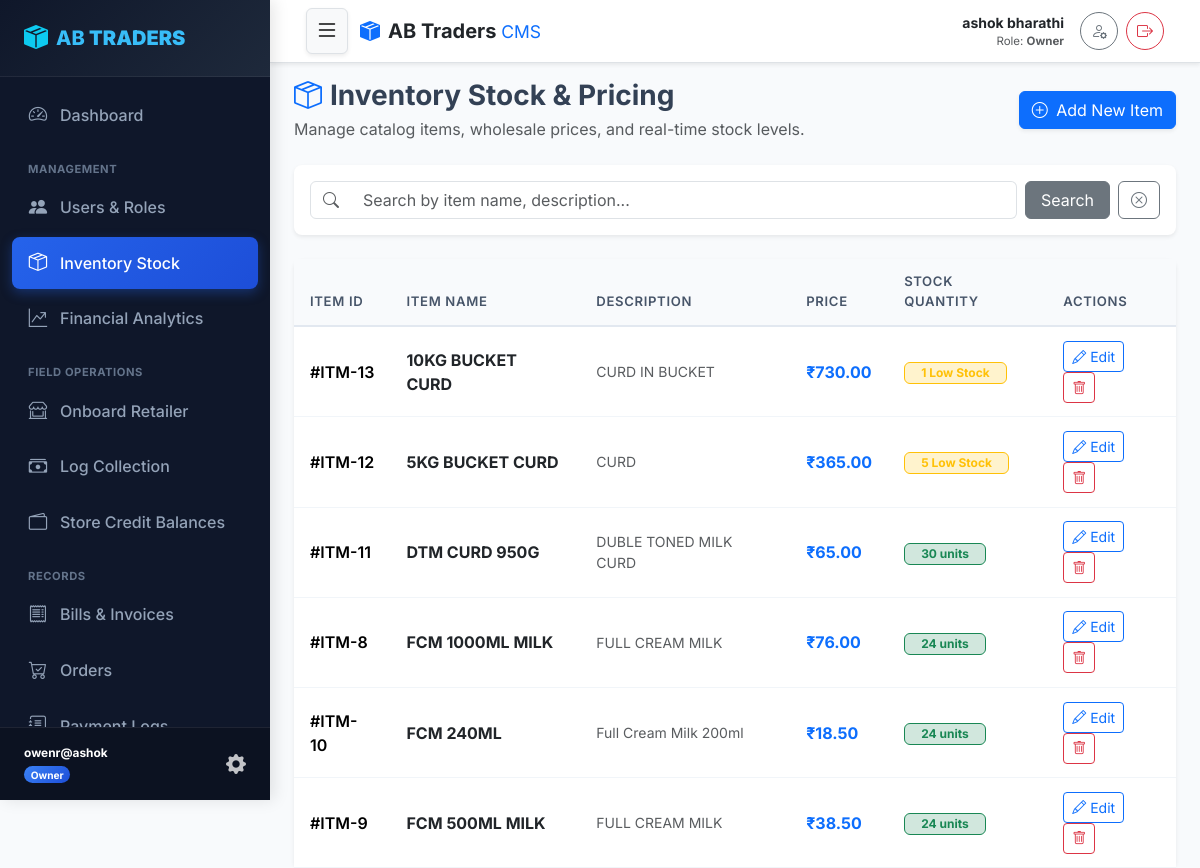
The app's page /inventory/ (signed in), older data.
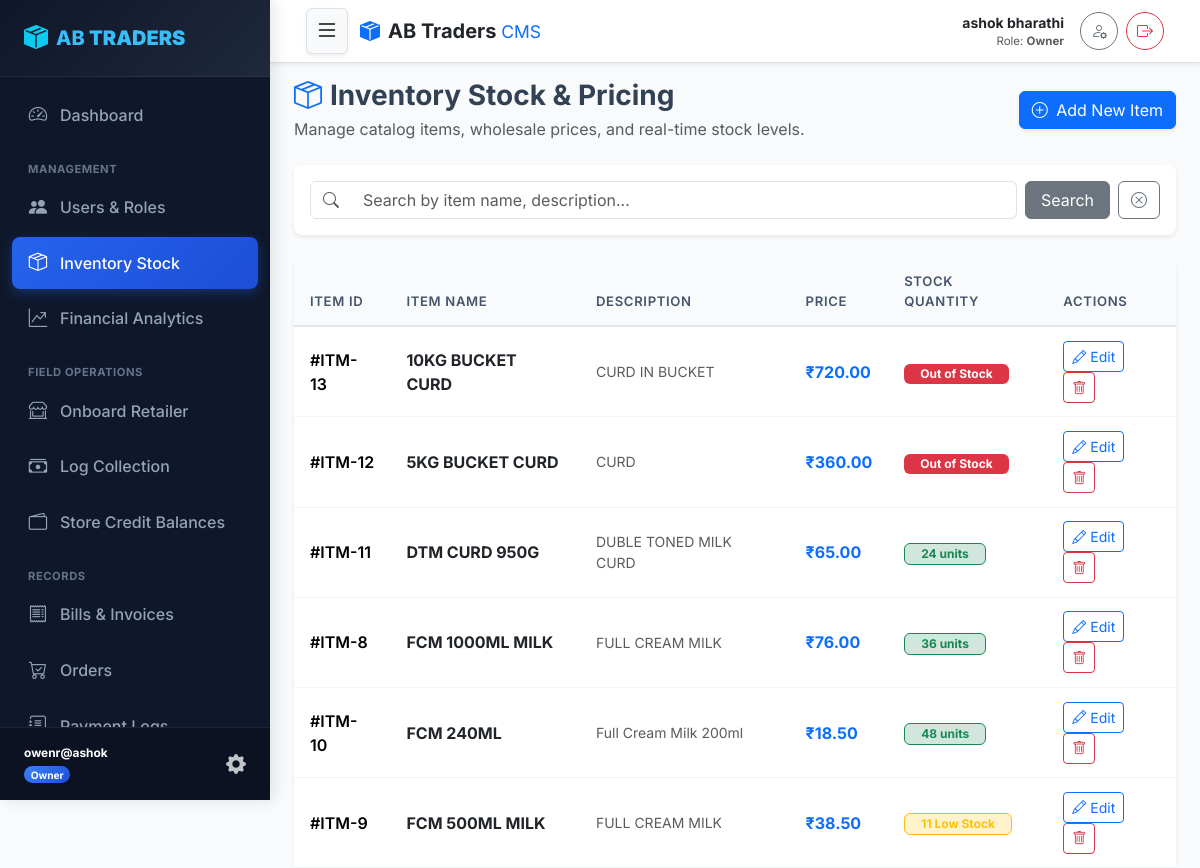
The same page, newer data.
### core/models.py (models this page shows, shortened)
class Item(models.Model):
    name = models.CharField(max_length=100)
    description = models.TextField(blank=True, null=True)
    price = models.DecimalField(max_digits=10, decimal_places=2)
    stock_quantity = models.IntegerField(default=0)
    created_at = models.DateTimeField(auto_now_add=True)
    updated_at = models.DateTimeField(auto_now=True)

### core/views.py (the view)
# urls.py: path('inventory/', views.inventory_list_view, name='inventory_list'),
@role_required(['SUPERUSER', 'OWNER', 'STAFF', 'RETAILER'])
def inventory_list_view(request):
    query = request.GET.get('q', '')
    items = Item.objects.all().order_by('name')
    if query:
        items = items.filter(Q(name__icontains=query) | Q(description__icontains=query))
    return render(request, 'inventory_list.html', {'items': items, 'query': query})

### core/models.py (called while the page is built)
    def is_superuser_role(self):
        return self.role == self.Role.SUPERUSER or self.is_superuser

    def is_owner_role(self):
        return self.role == self.Role.OWNER

    @property
    def display_name(self):
        full_name = self.get_full_name().strip()
        return full_name if full_name else self.username

### core/templates/inventory_list.html (shortened to what this page needs)
{% extends 'base.html' %}
{% block content %}
<div class="d-flex justify-content-between align-items-center mb-4">
    <div>
        <h3 class="fw-bold mb-1"><i class="bi bi-box-seam text-primary me-2"></i>Inventory Stock & Pricing</h3>
        <p class="text-muted mb-0">Manage catalog items, wholesale prices, and real-time stock levels.</p>
    </div>
    {% if user.is_superuser_role or user.is_owner_role %}
    <div>
        <a href="{% url 'item_create' %}" class="btn btn-primary shadow-sm"><i class="bi bi-plus-circle me-1"></i> Add New Item</a>
    </div>
    {% endif %}
</div>
<div class="card shadow-sm border-0 rounded-3 mb-4">
    <div class="card-body p-3">
        <form method="get" class="row g-2 align-items-center">
            <div class="col-md-10">
                <div class="input-group">
                    <span class="input-group-text bg-white"><i class="bi bi-search text-muted"></i></span>
                    <input type="text" name="q" value="{{ query }}" class="form-control border-start-0" placeholder="Search by item name, description...">
                </div>
            </div>
            <div class="col-md-2 d-flex gap-2">
                <button type="submit" class="btn btn-secondary w-100">Search</button>
                <a href="{% url 'inventory_list' %}" class="btn btn-outline-secondary"><i class="bi bi-x-circle"></i></a>
            </div>
        </form>
    </div>
</div>
<div class="card shadow-sm border-0 rounded-3">
    <div class="table-responsive">
        <table class="table custom-table mb-0">
            <thead>
                <tr>
                    <th>Item ID</th>
                    <th>Item Name</th>
                    <th>Description</th>
                    <th>Price</th>
                    <th>Stock Quantity</th>
                    {% if user.is_superuser_role or user.is_owner_role %}
                    <th>Actions</th>
                    {% endif %}
                </tr>
            </thead>
            <tbody>
                {% for item in items %}
                <tr>
                    <td class="fw-semibold">#ITM-{{ item.id }}</td>
                    <td class="fw-bold text-dark">{{ item.name }}</td>
                    <td class="small text-muted">{{ item.description|default:"-"|truncatechars:45 }}</td>
                    <td class="fw-bold text-primary">₹{{ item.price }}</td>
                    <td>
                        {% if item.stock_quantity > 20 %}
                            <span class="badge bg-success-subtle text-success border border-success fw-bold px-3 py-1">{{ item.stock_quantity }} units</span>
                        {% elif item.stock_quantity > 0 %}
                            <span class="badge bg-warning-subtle text-warning border border-warning fw-bold px-3 py-1">{{ item.stock_quantity }} Low Stock</span>
                        {% else %}
                            <span class="badge bg-danger text-white fw-bold px-3 py-1">Out of Stock</span>
                        {% endif %}
                    </td>
                    {% if user.is_superuser_role or user.is_owner_role %}
                    <td>
                        <a href="{% url 'item_edit' item.pk %}" class="btn btn-sm btn-outline-primary py-1 px-2" title="Edit Item"><i class="bi bi-pencil"></i> Edit</a>
                        <a href="{% url 'item_delete' item.pk %}" class="btn btn-sm btn-outline-danger py-1 px-2" onclick="return confirm('Delete this item?');" title="Delete Item"><i class="bi bi-trash"></i></a>
                    </td>
                    {% endif %}
                </tr>
                {% empty %}
                <tr>
                    <td colspan="{% if user.is_superuser_role or user.is_owner_role %}6{% else %}5{% endif %}" class="text-center text-muted py-4">No items found in inventory.</td>
                </tr>
                {% endfor %}
            </tbody>
        </table>
    </div>
</div>
{% endblock %}

Row changes from the older to the newer data that the page shows:
changed Item "10KG BUCKET CURD": price "730.00" → "720.00"; stock_quantity "1" → (not shown); stock_quantity "Low Stock" → "Out of Stock"
changed Item "5KG BUCKET CURD": price "365.00" → "360.00"; stock_quantity "5" → (not shown); stock_quantity "Low Stock" → "Out of Stock"
changed Item "DTM CURD 950G": stock_quantity "30" → "24"
changed Item "FCM 1000ML MILK": stock_quantity "24" → "36"
changed Item "FCM 240ML": stock_quantity "24" → "48"
changed Item "FCM 500ML MILK": stock_quantity "24" → "11"; stock_quantity "units" → "Low Stock"
